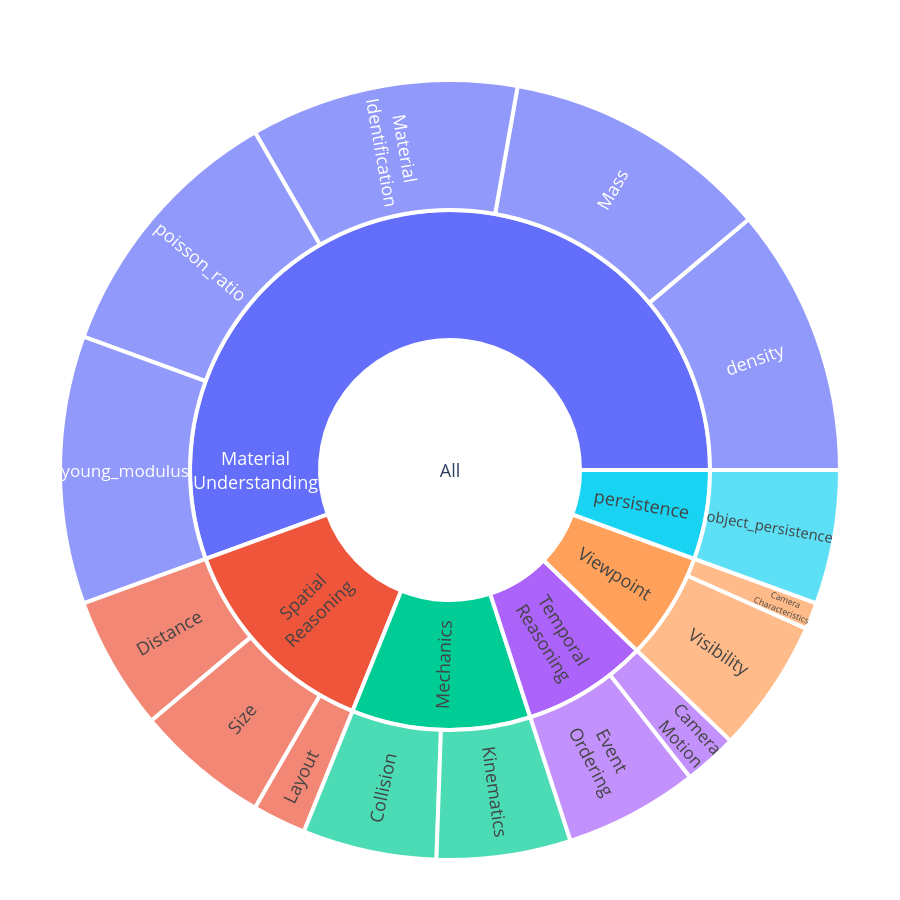

Notebook source saved alongside this figure:
### Code cell
import json
import plotly.graph_objects as go

# Paths
PATH_BAL_SUB = "/data0/sebastian.cavada/compositional-physics/tiny_vqa_deterministic/answering_questions/balancing_sub_categories.json"
PATH_DATA = "/data0/sebastian.cavada/compositional-physics/tiny_vqa_deterministic/simple_vqa.json"

# Label mappings
mapping_sub = {
    "visibility": "Visibility",
    "material_identification": "Material<br>Identification",
    "size": "Size",
    "camera_characteristics": "Camera<br>Characteristics",
    "physics_property": "Physics<br>Property",
    "kinematics": "Kinematics",
    "collision": "Collision",
    "mass": "Mass",
    "camera_motion": "Camera<br>Motion",
    "layout": "Layout",
    "distance": "Distance",
    "event_ordering": "Event<br>Ordering",
}

mapping_cat = {
    "mechanics": "Mechanics",
    "spatial_reasoning": "Spatial<br>Reasoning",
    "visual_percetion": "Visual<br>Perception",
    "temporal": "Temporal<br>Reasoning",
    "view_point": "Viewpoint",
    "material_understanding": "Material<br>Understanding",
}

with open(PATH_BAL_SUB) as f:
    balancing = json.load(f)
with open(PATH_DATA) as f:
    data = json.load(f)

labels, parents, values = ["All"], [""], [0.0]
main_totals, subs_for_main = {}, {}

for main_cat, items in data.items():
    seen = set()
    for _, props in items.items():
        if isinstance(props, dict):
            sc = props.get("sub_category")
            if sc and sc in balancing:
                seen.add(sc)
    if not seen:
        continue
    total = sum(balancing[sc] for sc in seen)
    if total <= 0:
        continue
    main_totals[main_cat] = total
    subs_for_main[main_cat] = sorted(seen)

# main categories
for main_cat, total in main_totals.items():
    labels.append(mapping_cat.get(main_cat, main_cat))
    parents.append("All")
    values.append(total)

# subcategories
for main_cat, sc_list in subs_for_main.items():
    parent_label = mapping_cat.get(main_cat, main_cat)
    for sc in sc_list:
        labels.append(mapping_sub.get(sc, sc))
        parents.append(parent_label)
        values.append(balancing[sc])

values[0] = sum(main_totals.values())

# build chart
fig = go.Figure(
    go.Sunburst(
        labels=labels,
        parents=parents,
        values=values,
        branchvalues="total",
        insidetextorientation="radial",
        maxdepth=3,
        textfont=dict(size=16),  # larger font
        marker=dict(line=dict(color="white", width=2)),  # thicker divisions
    )
)

fig.update_layout(width=900, height=900, margin=dict(t=80, l=40, r=40, b=40))
fig.update_traces(
    textfont=dict(size=18),
    marker=dict(line=dict(color="white", width=4)),  # thicker boundaries
)

fig.show()

### Figure 1 — Plotly figure (JSON) as saved in the notebook; plotly's stock layout.template omitted (floating-point values rounded to 4 significant figures)
{"data": [{"branchvalues": "total", "insidetextorientation": "radial", "labels": ["All", "Spatial<br>Reasoning", "Mechanics", "Material<br>Understanding", "Viewpoint", "Temporal<br>Reasoning", "persistence", "Distance", "Layout", "Size", "Collision", "Kinematics", "density", "Mass", "Material<br>Identification", "poisson_ratio", "young_modulus", "Camera<br>Characteristics", "Visibility", "Camera<br>Motion", "Event<br>Ordering", "object_persistence"], "marker": {"line": {"color": "white", "width": 4}}, "maxdepth": 3, "parents": ["", "All", "All", "All", "All", "All", "All", "Spatial<br>Reasoning", "Spatial<br>Reasoning", "Spatial<br>Reasoning", "Mechanics", "Mechanics", "Material<br>Understanding", "Material<br>Understanding", "Material<br>Understanding", "Material<br>Understanding", "Material<br>Understanding", "Viewpoint", "Viewpoint", "Temporal<br>Reasoning", "Temporal<br>Reasoning", "persistence"], "textfont": {"size": 18}, "type": "sunburst", "values": [0.9, 0.12, 0.1, 0.5, 0.06, 0.07, 0.05, 0.05, 0.02, 0.05, 0.05, 0.05, 0.1, 0.1, 0.1, 0.1, 0.1, 0.01, 0.05, 0.02, 0.05, 0.05]}], "layout": {"height": 900, "margin": {"b": 40, "l": 40, "r": 40, "t": 80}, "width": 900}}
